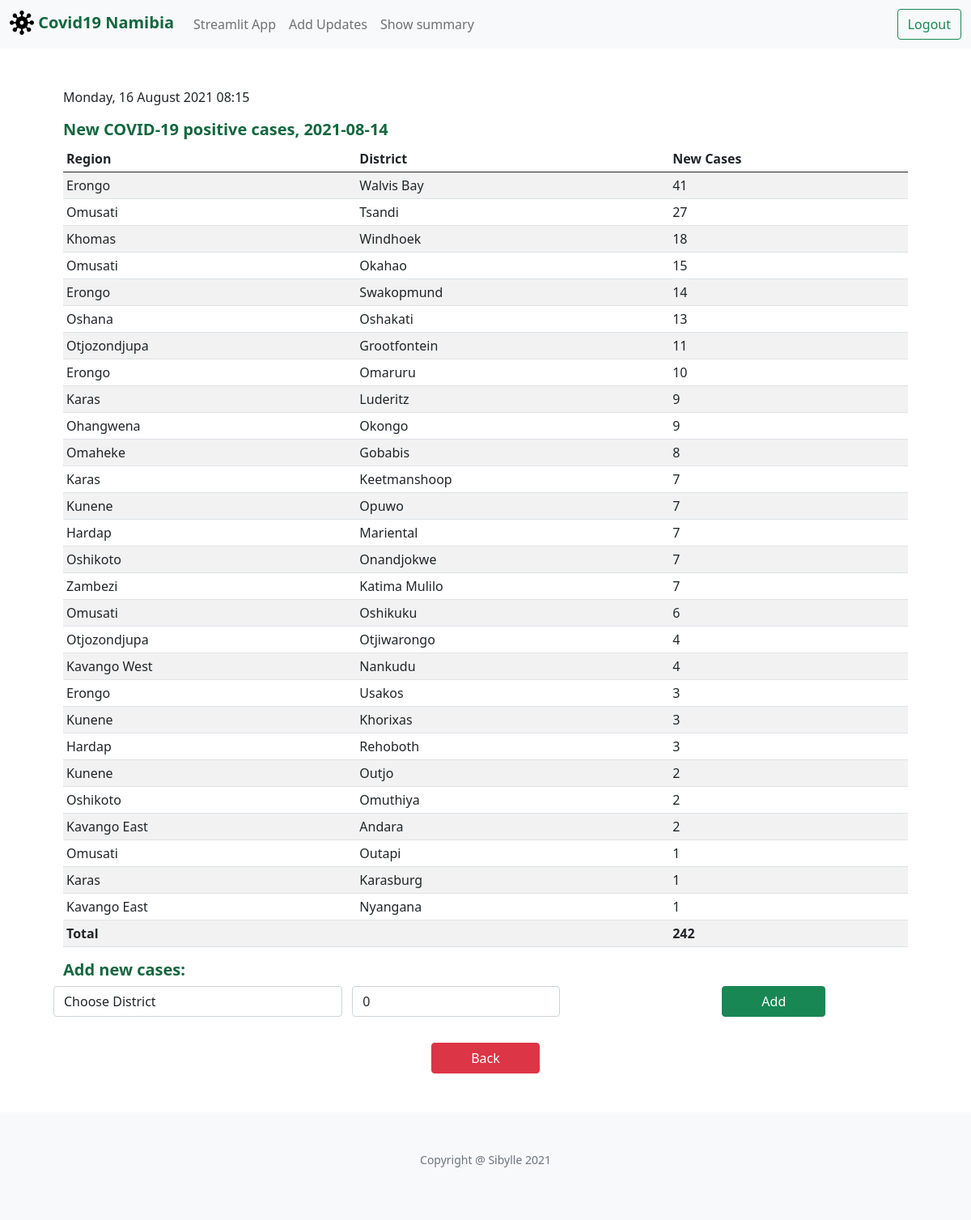
The app's page /add_cases (signed in) with its own data.
### tables this page shows
CREATE TABLE districts(id INTEGER PRIMARY KEY, district TEXT NOT NULL, region TEXT NOT NULL);

### application.py (the view)
@app.route("/add_cases", methods=["GET", "POST"])
@login_required
def add_cases():
    now=datetime.now(timezone("Africa/Johannesburg"))
    date_now=now.date()
    row = db.execute("SELECT * FROM active_date")
    new_date_str=row[0]['active_date']
    new_date = datetime.strptime(new_date_str, '%Y-%m-%d').date()
    if request.method == "POST":
        if not request.form.get("district"):
            return apology("must provide district", 400)
        if not request.form.get("new_cases"):
            no_cases=0
        else:
            no_cases=int(request.form.get("new_cases"))
        district = request.form.get("district")
        check=db.execute("SELECT * FROM cases WHERE cases_date LIKE ? AND district LIKE ? ", new_date,district)
        if len(check)== 1:
            return render_template("update_cases.html",new_date=new_date,check=check[0],now=now)
        db.execute("INSERT INTO cases(cases_date,district,new_cases,update_date) VALUES (?,?,?,?)", new_date,district,no_cases,date_now)
        district_list=[]
        temp = db.execute("SELECT DISTINCT district FROM districts")
        for d in temp:
            district_list.append(d['district'])
        district_list.append('unknown')
        rows = db.execute("SELECT * FROM cases JOIN districts ON cases.district = districts.district WHERE cases_date LIKE ? ORDER BY new_cases DESC", new_date)
        return render_template("add_cases.html",new_date=new_date,district_list=district_list,new_cases=rows,now=now)
    else:
        district_list=[]
        temp = db.execute("SELECT DISTINCT district FROM districts")
        for d in temp:
            district_list.append(d['district'])
        district_list.append('unknown')
        rows = db.execute("SELECT * FROM cases JOIN districts ON cases.district = districts.district WHERE cases_date LIKE ? ORDER BY new_cases DESC", new_date)
        return render_template("add_cases.html",new_date=new_date,district_list=district_list,new_cases=rows,now=now)

### application.py (called while the page is built)
def login_required(f):
    @wraps(f)
    def decorated_function(*args, **kwargs):
        if session.get("user_id") is None:
            return redirect("/login")
        return f(*args, **kwargs)
    return decorated_function

@app.after_request
def after_request(response):
    response.headers["Cache-Control"] = "no-cache, no-store, must-revalidate"
    response.headers["Expires"] = 0
    response.headers["Pragma"] = "no-cache"
    return response

### templates/add_cases.html (shortened to what this page needs)
{% extends "layout.html" %}
{% block main %}
  <p>{{ now.strftime("%A, %d %B %Y %H:%M") }}</p>
  <h5>New COVID-19 positive cases, {{ new_date }}</h5>
  <table class="table table-sm table-striped">
    <thead>
        <tr>
            <th scope="col">Region</th>
            <th scope="col">District</th>
            <th scope="col">New Cases</th>
        </tr>
    </thead>
    <tbody>
        {% if new_cases %}
        {% for row in new_cases %}
        <tr>
            <td class="text-left">{{ row.region }}</td>
            <td class="text-left">{{ row.district }}</td>
            <td class="text-left">{{ row.new_cases }}</td>
        </tr>
        {% endfor %}
        <tr>
            <td class="text-left" colspan="2"><strong>Total</strong></td>
            <td class="text-left"> <strong>{{ new_cases|sum("new_cases") }}</strong>
        </tr>
        {% endif %}
    </tbody>
  </table>
  <form action="/add_cases" method="post">
        <h5> Add new cases:</h5>
        <div class="row">
            <select class="form-control col mb-2" name="district">
                <option disabled selected value="">Choose District</option>
            </select>
            <div class="form-group col mb-2">
                <input autocomplete="off" autofocus class="form-control" name="new_cases" placeholder="0" value="0" type="number">
            </div>
            <div class="col text-center">
                <button class="btn btn-success px-5" type="submit">Add</button>
            </div>
        </div>
  </form>
  <div class="text-center mt-4">
      <a class="btn btn btn-danger px-5" href="./" role="button">Back</a>
  </div>
{% endblock %}

### static/styles.css (style rules this page uses)
body { font-weight: 400; font-style: normal; font-size: 16px; opacity: 1; visibility: visible; }
h2,h5 { color: #146740; font-weight:600; }
.form-control { display: inline-block; width: auto; }

### records on screen
districts: region "Erongo", district "Walvis Bay", new_cases "41"
districts: region "Omusati", district "Tsandi", new_cases "27"
districts: region "Khomas", district "Windhoek", new_cases "18"
districts: region "Omusati", district "Okahao", new_cases "15"
districts: region "Erongo", district "Swakopmund", new_cases "14"
districts: region "Oshana", district "Oshakati", new_cases "13"
districts: region "Otjozondjupa", district "Grootfontein", new_cases "11"
districts: region "Erongo", district "Omaruru", new_cases "10"
districts: region "Karas", district "Luderitz", new_cases "9"
districts: region "Ohangwena", district "Okongo", new_cases "9"
districts: region "Omaheke", district "Gobabis", new_cases "8"
districts: region "Karas", district "Keetmanshoop", new_cases "7"
districts: region "Kunene", district "Opuwo", new_cases "7"
districts: region "Hardap", district "Mariental", new_cases "7"
districts: region "Oshikoto", district "Onandjokwe", new_cases "7"
districts: region "Zambezi", district "Katima Mulilo", new_cases "7"
districts: region "Omusati", district "Oshikuku", new_cases "6"
districts: region "Otjozondjupa", district "Otjiwarongo", new_cases "4"
districts: region "Kavango West", district "Nankudu", new_cases "4"
districts: region "Erongo", district "Usakos", new_cases "3"
districts: region "Kunene", district "Khorixas", new_cases "3"
districts: region "Hardap", district "Rehoboth", new_cases "3"
districts: region "Kunene", district "Outjo", new_cases "2"
districts: region "Oshikoto", district "Omuthiya", new_cases "2"
districts: region "Kavango East", district "Andara", new_cases "2"
districts: region "Omusati", district "Outapi", new_cases "1"
districts: region "Karas", district "Karasburg", new_cases "1"
districts: region "Kavango East", district "Nyangana", new_cases "1"

### other values on screen
{{ now.strftime("%A, %d %B %Y %H:%M") }} "Monday, 16 August 2021 08:15"
{{ new_date }} "2021-08-14"
{{ new_cases|sum("new_cases") }} "242"
